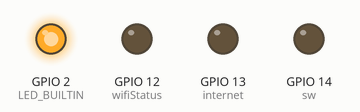
A sketch run on a simulated ESP8266 (NodeMCU). Parts: output pins drawn as LEDs (lit = HIGH, except the on-board LED, lit = LOW). WiFi joins after 1.5 s; servers stay silent unless stated; uploads are accepted with an empty reply; what the sketch prints to the serial monitor is not drawn.

Above: at 0.1 s.
At 1.6 s:
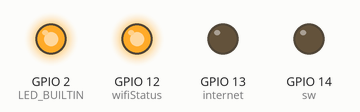
Timing chart, 0 to 3.1 s (numbered marks = the images above):
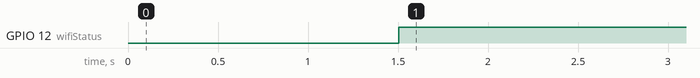

The sketch:

write_device_1.ino
```cpp
#include <ESP8266WiFi.h>
#include <ESP8266HTTPClient.h>
#include <WiFiClient.h>

WiFiClient wifiClient;

int wifiStatus = 12;
int internet = 13;
int sw = 14;
const char* ssid = "ASUS";
const char* password = "leo greator";
const int deviceStatus = 5;
const IPAddress remote_ip(185, 27, 134, 113); // Remote host
unsigned long sendStatus;
void setup () {

  Serial.begin(115200);
  pinMode(LED_BUILTIN, OUTPUT);
  pinMode(deviceStatus, INPUT);
  pinMode(wifiStatus, OUTPUT);
  pinMode(internet, OUTPUT);
  pinMode(sw, OUTPUT);


  // Connect to Wi-Fi network with SSID and password
  Serial.print("Connecting to ");
  Serial.println(ssid);
  WiFi.begin(ssid, password);
  while (WiFi.status() != WL_CONNECTED) {
    delay(500);
    Serial.print(".");
  }
  // Print local IP address and start web server
  Serial.println("");
  Serial.println("WiFi connected.");
  Serial.println("IP address: ");
  Serial.println(WiFi.localIP());
}

void loop() {
  String payload = "";
  if (WiFi.status() == WL_CONNECTED) { //Check WiFi connection status

    digitalWrite(wifiStatus, HIGH);


    HTTPClient http;  //Declare an object of class HTTPClient

    String url = "";
    url = "http://officialas.byethost24.com/aqms/write.php?pm2=10&pm10=30&temp=40&hum=80&p=100&co2=82&btlevel=96&btemp=45&so2=10";

    http.begin(wifiClient, url); //Specify request destination
    int httpCode = http.GET();                                  //Send the request
    Serial.println(httpCode);
    if (httpCode > 0) { //Check the returning code

     // payload = http.getString();   //Get the request response payload
      Serial.println("Temp: 28*C\n");             //Print the response payload
      Serial.println("Hum: 81%\n");
      Serial.println("P: 1012hPa\n");
      Serial.println("PM2.5: 50 ug/m3\n");
      Serial.println("PM10: 39ug/m3\n");
      Serial.println("CO2: 200ug/m3\n");

    }

    if (millis() - sendStatus > 10000) {
      http.begin(wifiClient, "http://officialas.byethost24.com/aqms/write.php?pm2=10&pm10=30&temp=40&hum=80&p=100&co2=82&btlevel=96&btemp=45&so2=10");
      Serial.println("Sending device status to server");
      int httpCode = http.GET();                                  //Send the request
      Serial.println(httpCode);
      sendStatus = millis();

    }

    http.end();   //Close connection

  }
delay(3600000);
}
```

Measured:
- by itself, GPIO 12 (wifiStatus): LOW → HIGH at 1.5 s
